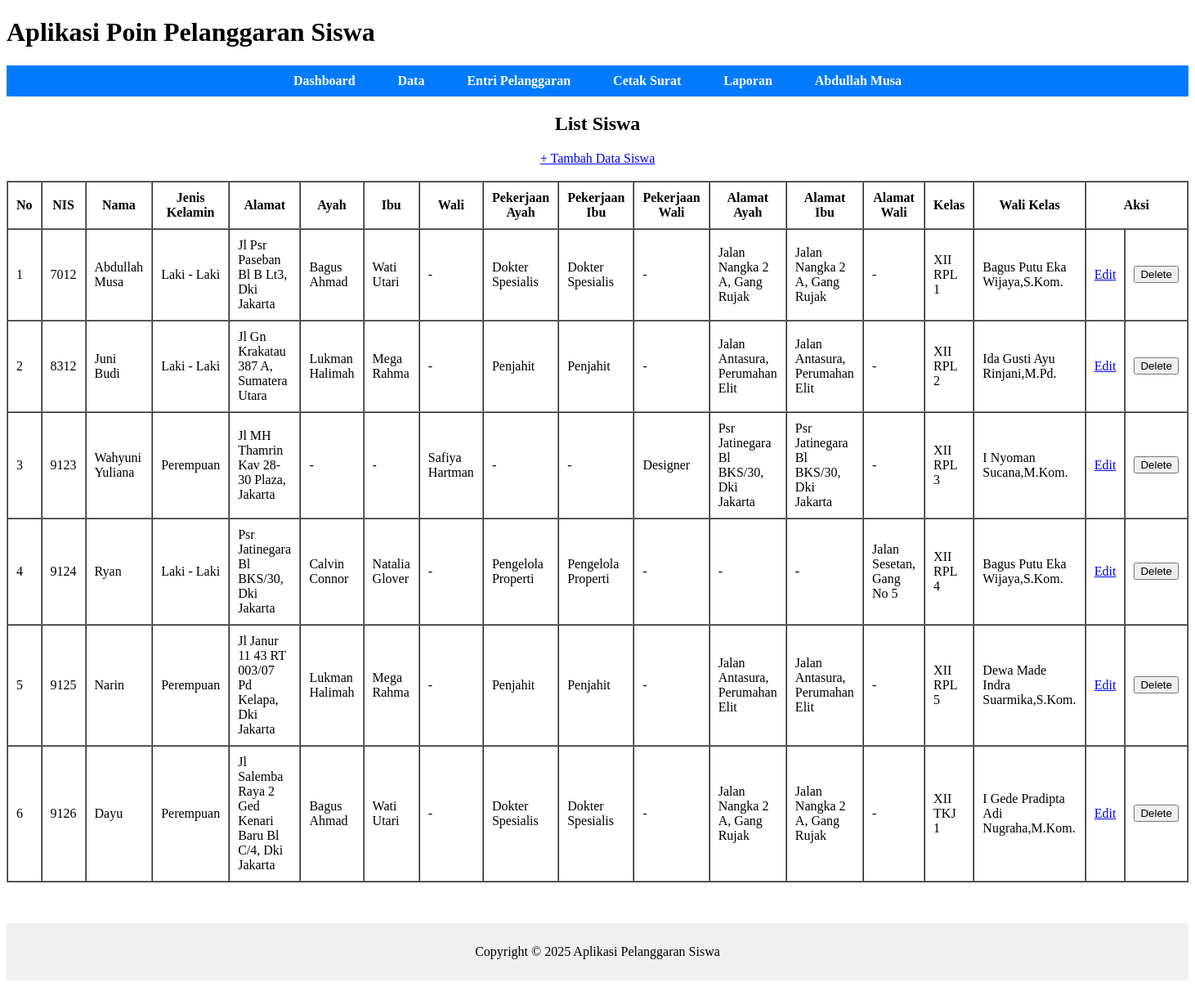
The app's page /pages/siswa/list.php (signed in) with its own data.
### tables this page shows
CREATE TABLE `siswa` (
  `nis` int(5) NOT NULL,
  `nama_siswa` varchar(50) DEFAULT NULL,
  `jenis_kelamin` enum('Laki - Laki','Perempuan') DEFAULT NULL,
  `alamat` varchar(100) DEFAULT NULL,
  `password` varchar(70) DEFAULT NULL,
  `status` enum('aktif','lulus','keluar') DEFAULT NULL,
  `id_ortu_wali` int(5) DEFAULT NULL,
  `id_kelas` int(3) DEFAULT NULL
);

CREATE TABLE `ortu_wali` (
  `id_ortu_wali` int(5) NOT NULL,
  `ayah` varchar(50) DEFAULT NULL,
  `ibu` varchar(50) DEFAULT NULL,
  `wali` varchar(50) DEFAULT NULL,
  `pekerjaan_ayah` varchar(50) DEFAULT NULL,
  `pekerjaan_ibu` varchar(50) DEFAULT NULL,
  `pekerjaan_wali` varchar(50) DEFAULT NULL,
  `no_telp_ayah` varchar(16) DEFAULT NULL,
  `no_telp_ibu` varchar(16) DEFAULT NULL,
  `no_telp_wali` varchar(16) DEFAULT NULL,
  `alamat_ayah` varchar(100) DEFAULT NULL,
  `alamat_ibu` varchar(100) DEFAULT NULL,
  `alamat_wali` varchar(100) DEFAULT NULL
);

CREATE TABLE `tingkat` (
  `id_tingkat` int(11) NOT NULL,
  `tingkat` varchar(6) DEFAULT NULL
);

CREATE TABLE `program_keahlian` (
  `id_program_keahlian` int(11) NOT NULL,
  `program_keahlian` varchar(6) DEFAULT NULL,
  `deskripsi` varchar(50) DEFAULT NULL
);

CREATE TABLE `kelas` (
  `id_kelas` int(11) NOT NULL,
  `id_tingkat` int(11) DEFAULT NULL,
  `id_program_keahlian` int(11) DEFAULT NULL,
  `rombel` int(11) DEFAULT NULL,
  `kode_guru` char(8) DEFAULT NULL
);

CREATE TABLE `guru` (
  `kode_guru` char(8) NOT NULL,
  `nama_pengguna` varchar(100) DEFAULT NULL,
  `role` varchar(30) DEFAULT NULL,
  `username` varchar(50) DEFAULT NULL,
  `password` varchar(70) DEFAULT NULL,
  `aktif` enum('Y','N') DEFAULT NULL,
  `jabatan` varchar(50) DEFAULT NULL,
  `telp` varchar(16) DEFAULT NULL
);

### pages/siswa/list.php (the view, shortened to what this page needs)
<?php
include ROOTPATH . "/config/config.php";
include ROOTPATH . "/includes/header.php";
$query = "SELECT
            siswa.nis AS nis,
            siswa.nama_siswa AS nama_siswa,
            siswa.jenis_kelamin AS jenis_kelamin,
            siswa.alamat AS alamat,
            ortu_wali.ayah AS ayah,
            ortu_wali.ibu AS ibu,
            ortu_wali.wali AS wali,
            ortu_wali.pekerjaan_ayah AS pekerjaan_ayah,
            ortu_wali.pekerjaan_ibu AS pekerjaan_ibu,
            ortu_wali.pekerjaan_wali AS pekerjaan_wali,
            ortu_wali.alamat_ayah AS alamat_ayah,
            ortu_wali.alamat_ibu AS alamat_ibu,
            ortu_wali.alamat_wali AS alamat_wali,
            tingkat.tingkat AS tingkat,
            program_keahlian.program_keahlian AS program_keahlian,
            kelas.rombel AS rombel,
            guru.nama_pengguna AS nama_pengguna
          FROM siswa
          LEFT JOIN ortu_wali ON siswa.id_ortu_wali = ortu_wali.id_ortu_wali
          LEFT JOIN kelas ON siswa.id_kelas = kelas.id_kelas
          LEFT JOIN tingkat ON kelas.id_tingkat = tingkat.id_tingkat
          LEFT JOIN program_keahlian ON kelas.id_program_keahlian = program_keahlian.id_program_keahlian
          LEFT JOIN guru ON kelas.kode_guru = guru.kode_guru";
$result = mysqli_query($conn, $query);
?>
<center>
    <h2>List Siswa</h2>
    <a href="add.php">+ Tambah Data Siswa</a><br><br>
    <table border="1" cellpadding="10" cellspacing="0">
        <thead>
            <tr>
                <th>No</th>
                <th>NIS</th>
                <th>Nama</th>
                <th>Jenis Kelamin</th>
                <th>Alamat</th>
                <th>Ayah</th>
                <th>Ibu</th>
                <th>Wali</th>
                <th>Pekerjaan Ayah</th>
                <th>Pekerjaan Ibu</th>
                <th>Pekerjaan Wali</th>
                <th>Alamat Ayah</th>
                <th>Alamat Ibu</th>
                <th>Alamat Wali</th>
                <th>Kelas</th>
                <th>Wali Kelas</th>
                <th colspan="2">Aksi</th>
            </tr>
        </thead>
        <tbody>
            <?php
            $no = 1;
            while ($row = mysqli_fetch_assoc($result)) { ?>
                <tr>
                    <td><?= $no++ ?></td>
                    <td><?= htmlspecialchars($row['nis']) ?></td>
                    <td><?= htmlspecialchars($row['nama_siswa']) ?></td>
                    <td><?= htmlspecialchars($row['jenis_kelamin']) ?></td>
                    <td><?= htmlspecialchars($row['alamat']) ?></td>
                    <td><?= (empty($row['ayah']) || $row['ayah'] == 'NULL') ? '-' : htmlspecialchars($row['ayah']) ?></td>
                    <td><?= (empty($row['ibu']) || $row['ibu'] == 'NULL') ? '-' : htmlspecialchars($row['ibu']) ?></td>
                    <td><?= (empty($row['wali']) || $row['wali'] == 'NULL') ? '-' : htmlspecialchars($row['wali']) ?></td>
                    <td><?= (empty($row['pekerjaan_ayah']) || $row['pekerjaan_ayah'] == 'NULL') ? '-' : htmlspecialchars($row['pekerjaan_ayah']) ?>
                    </td>
                    <td><?= (empty($row['pekerjaan_ibu']) || $row['pekerjaan_ibu'] == 'NULL') ? '-' : htmlspecialchars($row['pekerjaan_ibu']) ?>
                    </td>
                    <td><?= (empty($row['pekerjaan_wali']) || $row['pekerjaan_wali'] == 'NULL') ? '-' : htmlspecialchars($row['pekerjaan_wali']) ?>
                    </td>
                    <td><?= (empty($row['alamat_ayah']) || $row['alamat_ayah'] == 'NULL') ? '-' : htmlspecialchars($row['alamat_ayah']) ?>
                    </td>
                    <td><?= (empty($row['alamat_ibu']) || $row['alamat_ibu'] == 'NULL') ? '-' : htmlspecialchars($row['alamat_ibu']) ?>
                    </td>
                    <td><?= (empty($row['alamat_wali']) || $row['alamat_wali'] == 'NULL') ? '-' : htmlspecialchars($row['alamat_wali']) ?>
                    </td>
                    <td><?= htmlspecialchars($row['tingkat'] . ' ' . $row['program_keahlian'] . ' ' . $row['rombel']) ?>
                    </td>
                    <td><?= htmlspecialchars($row['nama_pengguna']) ?></td>
                    <td>
                        <a href="edit.php?id=<?= $row['nis'] ?>">Edit</a>
                    </td>
                    <td>
                        <form action="../../process/siswa_process.php" method="post"
                            onsubmit="return confirm('Ingin Menghapus data <?= $row['nama_siswa'] ?>?')">
                            <button type="submit">Delete</button>
                        </form>
                    </td>
                </tr>
            <?php } ?>
        </tbody>
    </table>
</center>
<?php
include "../../includes/footer.php";
?>

### records on screen
siswa: nis "7012", nama_siswa "Abdullah Musa", jenis_kelamin "Laki - Laki", alamat "Jl Psr Paseban Bl B Lt3, Dki Jakarta", id_ortu_wali.ayah "Bagus Ahmad", id_ortu_wali.ibu "Wati Utari", id_ortu_wali.pekerjaan_ayah "Dokter Spesialis", id_ortu_wali.pekerjaan_ibu "Dokter Spesialis", id_ortu_wali.alamat_ayah "Jalan Nangka 2 A, Gang Rujak", id_ortu_wali.alamat_ibu "Jalan Nangka 2 A, Gang Rujak", tingkat.tingkat "XII RPL 1", guru.nama_pengguna "Bagus Putu Eka Wijaya,S.Kom."
siswa: nis "8312", nama_siswa "Juni Budi", jenis_kelamin "Laki - Laki", alamat "Jl Gn Krakatau 387 A, Sumatera Utara", id_ortu_wali.ayah "Lukman Halimah", id_ortu_wali.ibu "Mega Rahma", id_ortu_wali.pekerjaan_ayah "Penjahit", id_ortu_wali.pekerjaan_ibu "Penjahit", id_ortu_wali.alamat_ayah "Jalan Antasura, Perumahan Elit", id_ortu_wali.alamat_ibu "Jalan Antasura, Perumahan Elit", tingkat.tingkat "XII RPL 2", guru.nama_pengguna "Ida Gusti Ayu Rinjani,M.Pd."
siswa: nis "9123", nama_siswa "Wahyuni Yuliana", jenis_kelamin "Perempuan", alamat "Jl MH Thamrin Kav 28-30 Plaza, Jakarta", id_ortu_wali.wali "Safiya Hartman", id_ortu_wali.pekerjaan_wali "Designer", id_ortu_wali.alamat_ayah "Psr Jatinegara Bl BKS/30, Dki Jakarta", id_ortu_wali.alamat_ibu "Psr Jatinegara Bl BKS/30, Dki Jakarta", tingkat.tingkat "XII RPL 3", guru.nama_pengguna "I Nyoman Sucana,M.Kom."
siswa: nis "9124", nama_siswa "Ryan", jenis_kelamin "Laki - Laki", alamat "Psr Jatinegara Bl BKS/30, Dki Jakarta", id_ortu_wali.ayah "Calvin Connor", id_ortu_wali.ibu "Natalia Glover", id_ortu_wali.pekerjaan_ayah "Pengelola Properti", id_ortu_wali.pekerjaan_ibu "Pengelola Properti", id_ortu_wali.alamat_wali "Jalan Sesetan, Gang No 5", tingkat.tingkat "XII RPL 4", guru.nama_pengguna "Bagus Putu Eka Wijaya,S.Kom."
siswa: nis "9125", nama_siswa "Narin", jenis_kelamin "Perempuan", alamat "Jl Janur 11 43 RT 003/07 Pd Kelapa, Dki Jakarta", id_ortu_wali.ayah "Lukman Halimah", id_ortu_wali.ibu "Mega Rahma", id_ortu_wali.pekerjaan_ayah "Penjahit", id_ortu_wali.pekerjaan_ibu "Penjahit", id_ortu_wali.alamat_ayah "Jalan Antasura, Perumahan Elit", id_ortu_wali.alamat_ibu "Jalan Antasura, Perumahan Elit", tingkat.tingkat "XII RPL 5", guru.nama_pengguna "Dewa Made Indra Suarmika,S.Kom."
siswa: nis "9126", nama_siswa "Dayu", jenis_kelamin "Perempuan", alamat "Jl Salemba Raya 2 Ged Kenari Baru Bl C/4, Dki Jakarta", id_ortu_wali.ayah "Bagus Ahmad", id_ortu_wali.ibu "Wati Utari", id_ortu_wali.pekerjaan_ayah "Dokter Spesialis", id_ortu_wali.pekerjaan_ibu "Dokter Spesialis", id_ortu_wali.alamat_ayah "Jalan Nangka 2 A, Gang Rujak", id_ortu_wali.alamat_ibu "Jalan Nangka 2 A, Gang Rujak", tingkat.tingkat "XII TKJ 1", guru.nama_pengguna "I Gede Pradipta Adi Nugraha,M.Kom."

### other values on screen
$_COOKIE['nama'] "Abdullah Musa"
